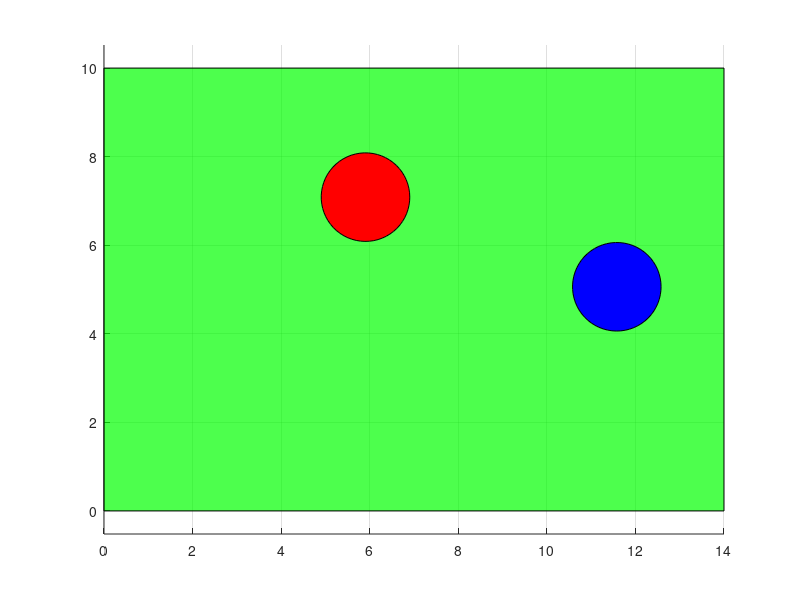

Write the MATLAB code that produced this figure.
clear all
clc
m1=1; %kütle
r1=1; %yaricap
X1=[3,3]; %ilk pozisyon
V1=[0.1,0.0]; %ilk hiz
m2=2; %kütle
r2=1; %yaricap
X2=[10,4]; %ilk pozisyon
V2=[-0.1,0]; %ilk hiz
patch([0,0,14,14],[0,10,10,0],'g','FaceAlpha',0.7);
grid on;
axis square equal;
hold on;
a=[0:0.1:2*pi]; %daire noktalari 0.1 hassasiyet
Xcircle=cos(a); 
Ycircle=sin(a);
ball1=patch (X1(1)+r1*Xcircle, X1(2)+r1*Ycircle,'r','FaceAlpha',1);
ball2=patch (X2(1)+r2*Xcircle, X2(2)+r2*Ycircle,'b','FaceAlpha',1);


for i=1:5000
    
    X1=X1+V1; %konuma hiz eklenerek yeni konum elde edilmesi
    X2=X2+V2;   %konuma hiz eklenerek yeni konum elde edilmesi
    
    %top 1 in border çarp??ma kontrolü
    if (X1(1)<=r1)
        X1(1)=r1;
        V1(1)=-V1(1);
    end
    if(X1(1)>=14-r1)
        X1(1)=14-r1;
        V1(1)=-V1(1);
    end    
    if (X1(2)<=r1)
        X1(2)=r1;
        V1(2)=-V1(2);
    end
    if (X1(2)>=10-r1)
        X1(2)=10-r1;
        V1(2)=-V1(2);
    end
    
    %top 2 in border çarp??ma kontrolü
    if (X2(1)<=r2)
        X2(1)=r2;
        V2(1)=-V2(1);
    end
    if (X2(1)>=14-r2)
        X2(1)=14-r2;
        V2(1)=-V2(1);
    end    
    if (X2(2)<=r2)
        X2(2)=r2;
        V2(2)=-V2(2);
    end
    if (X2(2)>=10-r2)
        X2(2)=10-r2;
        V2(2)=-V2(2);
    end
    
    if (norm (X1-X2)<=r1+r2) %carpisma kontrolü
    
    u1=V1; %carpisma öncesi hiz u1 de?iskenine
    u2=V2;  %carpisma öncesi hiz u2 de?iskenine
    
    %vektör normallerini hesaplama
    u12=norm(u1)*cos(atan2(u1(2),u1(1))-atan2(X2(2)-X1(2),X2(1)-X1(1)));
    u11=norm(u1)*sin(atan2(u1(2),u1(1))-atan2(X2(2)-X1(2),X2(1)-X1(1)));
    u21=norm(u2)*cos(atan2(u2(2),u2(1))-atan2(X1(2)-X2(2) , X1(1)-X2(1)));
    u22=norm(u2)*sin(atan2(u2(2),u2(1))-atan2(X1(2)-X2(2) , X1(1)-X2(1)));
    v12 = ( (m1-m2)*u12 - 2*m2*u21 ) / (m1+m2); 
    v21 = ( (m1-m2)*u21 + 2*m1*u12 ) / (m1+m2);
    
    %capisma sonrasi hiz vektörü hesaplama
    V1=u11*[-sin(atan2(X2(2)-X1(2) , X2(1)-X1(1))),cos(atan2(X2(2)-X1(2) , X2(1)-X1(1)))] + v12*[cos(atan2(X2(2)-X1(2) , X2(1)-X1(1))),sin(atan2(X2(2)-X1(2) , X2(1)-X1(1)))];
    V2=u22*[-sin(atan2(X1(2)-X2(2) , X1(1)-X2(1) )),cos(atan2(X1(2)-X2(2) , X1(1)-X2(1) ))] - v21*[cos(atan2(X1(2)-X2(2) , X1(1)-X2(1) )),sin(atan2(X1(2)-X2(2) , X1(1)-X2(1) ))];
    
end %if, carpisma kontrolü

%ekrana plot ettirme
    set(ball1,'XData',X1(1)+r1*Xcircle, 'YData', X1(2)+r1*Ycircle);
    set(ball2,'XData',X2(1)+r2*Xcircle, 'YData', X2(2)+r2*Ycircle);
    drawnow;

end %for döngüsü
